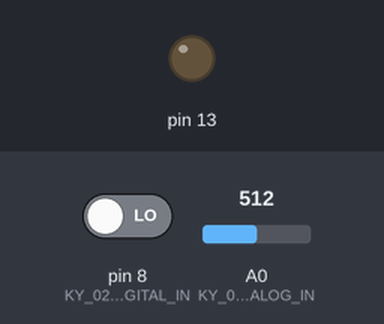
Recording of a sketch running on a simulated Arduino Uno, built with avr-gcc and run on an emulated ATmega328P. Parts: output pins drawn as LEDs (lit = HIGH). Inputs (shaded band) come from the test bench; at power-on: pin 8 (KY_028_DIGITAL_IN) LOW, A0 (KY_028_ANALOG_IN) = 512.

Above: at 1.2 s.
1.3 s: pin 8 (KY_028_DIGITAL_IN) driven HIGH
At 1.8 s:
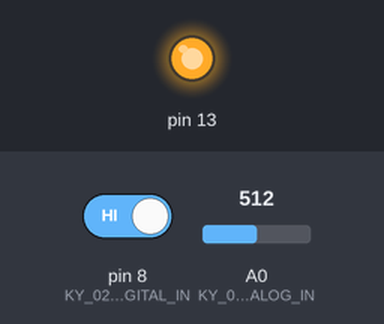
2.8 s: pin 8 (KY_028_DIGITAL_IN) driven LOW
At 4.2 s:
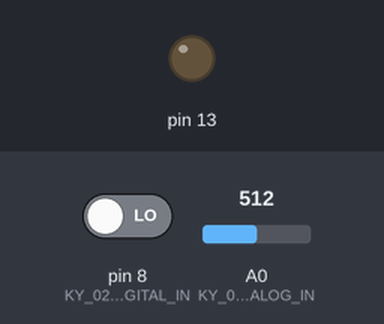
Timing chart, 0 to 5.8 s (numbered marks = the images above; inputs shaded):
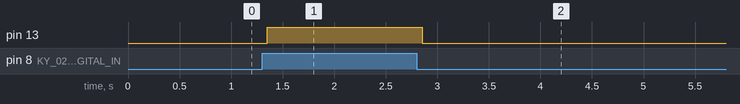

The sketch:

KY-028_DigitalTempSensor.ino
```cpp
/*
 * inventr.io 37 in 1 Sensor Kit (https://inventr.io/product/37-in-1-sensor-kit/)
 * Sensor Course (https://inventr.io/course/sensor-training/)
 *
 * Code contributions:
 *    David Schmidt (davids@inventr.io)
 *    biTToe        (bittoe@yahoo.com)
 * Lesson - [KY-028] digital temperature sensor
 *
 * The KY-028 module is equiped with an NTC Thermistor
 * An NTC thermistor is a resistor with a Negative Temperature Coefficient.
 * Having a negative temperature coefficient means its resistance decreases
 * with increasing temperature and vice-versa.
 * Therefor:
 * As temperature INCREASES, the output value of the analog sensor DECREASES.
 *
 * The module comes with a small potentiometer that can be adjusted to set
 * the temperature threshold (TRIGGER POINT), allowing the user to trigger
 * events or actions when the temperature goes above or below a certain point.
 *
 *+-+--+--+--+--+--+--+--+--+--+--+--+--+--+--+--+--+--+--+--+
 *|          CALIBRATION
 *| This is a sensor-switch. It functions more like a thermostat
 *| It is not really set up to be used as a thermometer.
 *|
 *| To calibrate this sensor, un-comment the Serial.print
 *| lines at the end of the sketch and run.
 *| The Analog value will be somewhere between 0 & 1023
 *| The Digital Value will be 1 if the analog value is LESS than ~510
 *| The Digital Value will be 0 if the analog value is GREATER than ~510
 *|
 *| Set the trigger point by adjusting the small screw on
 *| the blue potentiometer; this will change the analog
 *| output (sensitivity): Clockwise DECREASES Analog Value,
 *| Counterclockwise INCREASES Analog Value. When the
 *| Analog Value is LESS than about 510 the Digital
 *| Value should change from 0 to 1. This is your trigger point.
 *|
 *| To fine tune the sensitivity, observe LED2 on the sensor.
 *| When LED2 is ON you have crossed the threshold. Adjust
 *| the potentiometer so your trigger-point is consistent
 *| and reliable.
 *+-+--+--+--+--+--+--+--+--+--+--+--+--+--+--+--+--+--+--+--+
 *
 * What can we do with this?
 *
 * Let’s say you have a computer case that you don’t want the temperature to go above 100deg F.
 * All you have to do is CALIBRATE the sensor by placing it in a “box” where the temperature
 * is a stable 100deg F. Then dial the potentiometer until you reach the *trigger point*
 *
 * When the sensor returns to regular ambient temperatures (as long as it’s cooler than 100deg F)
 * the analog output will be greater than 511.
 *
 * Install the sensor in the computer case and run the computer. As the temperature in the case
 * increases the analog output value will decrease. When that value is 510 or less, the
 * digital output will change from 0 (LOW) to 1 (HIGH). You can use this change to trigger
 * a fan or some other cooling device to reduce the temperature inside the case.
 *
 ** N.B.
 *
 * You can use HIGH, 1, true interchangeably
 * You can use LOW, 0, false interchangeably
 * but you should be consistent
 *
 * There are seven sensors in this kit that have
 * a red PCB and a blue potentiometer
 * KY-024 LinearHall  | KY-036 TouchSensor
 * KY-025 ReedSwitch  | KY-037 BigSoundSensor
 * KY-026 FlameSensor | KY-038 SmallSoundSensor
 * KY-028 DigitalTempSensor
 *
 * They all function in exactly the same way and use exactly the same code,
 * albeit with different variable names.
 *
 * Each sensor is equipped with:
 * two output pins: digital (DO) and analog (AO).
 * Two on-board LEDs: Power (LED1) & Threshold (LED2)

 * When the intensity of the signal is GREATER than the set threshold:
 * DO == 1, AO < ~500, LED2 is ON

 * When the intensity of the signal is LESS than the set threshold:
 * DO == 0, AO > ~500, LED2 is OFF

 * The analog pin output (AO) is a range from 0 to 1023
 * The digital pin output (DO) is either 0 or 1
 * These are sensors that detects a physical signal: noise, heat, magnetic field... etc
 * Each sensor has a limited range of detection.
 *
 * ** THE STRONGER THE SIGNAL, THE LOWER THE Analog Value -Closer to 0 **
 * ** THE WEAKER THE SIGNAL, THE HIGHER THE Analog Value -Closer to 1024 **
 * ** (AO) LESS THAN ~512 triggers (DO) to 1
 * ** (AO) GREATER than ~512 triggers (DO) to 0
 *
 * These sensors are not calibrated in any meaningful  way.
 * They are detectors as opposed to calibrated sensors; their outputs are not meant to
 * be converted to functional units (dB, degrees, lumens, Teslas... etc)
 *
 * This project uses:
 * One Digital pin to OUTPUT (HIGH or LOW)
 * One Analog pin to OUTPUT (Magnetic field strength & polarity)
 * The onboard LED
 * On the Hero (Arduino Uno compatible) we *could* use: D0-D13, A0-A5.
 * Skip: A0-A5 (can use for any ANALOG pin),
 *       D0/D1 (used by USB),
 *       D2/D3 (save for interrupts),
 *       D13 (used by LED_BUILTIN and SPI Clock),
 *       D5, D6, D9, D10 and D11 (save for PWM)
 *       D11 (SPI MOSI)
 *       D12 (SPI MISO)
 * Recommended for fewest conflicts:
 *    Digital pin: D4, D7 or D8
 *    Analog pin:  A0-A5
 */

const uint8_t KY_028_DIGITAL_IN = 8;  // digital sensor
const uint8_t KY_028_ANALOG_IN = A0;  // analog sensor

void setup() {
  Serial.begin(9600);
  pinMode(LED_BUILTIN, OUTPUT);      // define LED_BUILTIN as output interface
  pinMode(KY_028_DIGITAL_IN, INPUT); // define digital pin as input interface
  pinMode(KY_028_ANALOG_IN, INPUT);  // define analog pin as input interface
}

void loop() {
  int ky028_Dval = digitalRead(KY_028_DIGITAL_IN); // Reads digital value
  int ky028_Aval = analogRead(KY_028_ANALOG_IN);   // Reads analog value

  if (ky028_Dval == HIGH) // temperature GREATER than set threshold
    digitalWrite(LED_BUILTIN, HIGH);
  else                    // temperatire LESS than set threshold
    digitalWrite(LED_BUILTIN, LOW);
  delay(150);             // change this value to pole the sensor more or less often

  /*
   * To see what the sensor is writing to the Hero board
   * Uncomment the Serial.print lines below
   * This information is also useful during calibration
   */
  // Serial.print("Digital Value: ");
  // Serial.print(ky028_Dval);
  // Serial.print(" | ");
  // Serial.print("Analog value: ");
  // Serial.println(ky028_Aval);
}
```

Measured:
- after the input at 1.3 s, pin 13: LOW → HIGH after 0.05 s
- after the input at 2.8 s, pin 13: HIGH → LOW after 0.05 s
